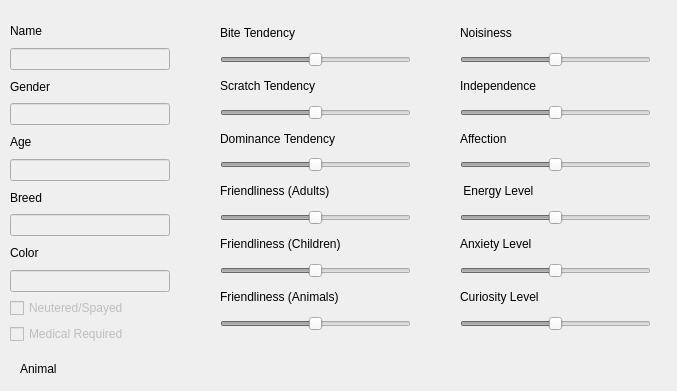
<?xml version="1.0" encoding="UTF-8"?>
<ui version="4.0">
 <class>AnimalDetailsModal</class>
 <widget class="QDialog" name="AnimalDetailsModal">
  <property name="geometry">
   <rect>
    <x>0</x>
    <y>0</y>
    <width>677</width>
    <height>391</height>
   </rect>
  </property>
  <property name="windowTitle">
   <string>Animal Details</string>
  </property>
  <widget class="QLabel" name="animalTypeLabel">
   <property name="geometry">
    <rect>
     <x>20</x>
     <y>360</y>
     <width>67</width>
     <height>17</height>
    </rect>
   </property>
   <property name="text">
    <string>Animal</string>
   </property>
  </widget>
  <widget class="QWidget" name="verticalLayoutWidget_2">
   <property name="geometry">
    <rect>
     <x>220</x>
     <y>20</y>
     <width>191</width>
     <height>311</height>
    </rect>
   </property>
   <layout class="QVBoxLayout" name="verticalLayout_2">
    <item>
     <widget class="QLabel" name="biteLabel">
      <property name="text">
       <string>Bite Tendency</string>
      </property>
     </widget>
    </item>
    <item>
     <widget class="QSlider" name="biteSlider">
      <property name="enabled">
       <bool>false</bool>
      </property>
      <property name="maximum">
       <number>10</number>
      </property>
      <property name="sliderPosition">
       <number>5</number>
      </property>
      <property name="orientation">
       <enum>Qt::Horizontal</enum>
      </property>
     </widget>
    </item>
    <item>
     <widget class="QLabel" name="scratchLabel">
      <property name="text">
       <string>Scratch Tendency</string>
      </property>
     </widget>
    </item>
    <item>
     <widget class="QSlider" name="scratchSlider">
      <property name="enabled">
       <bool>false</bool>
      </property>
      <property name="maximum">
       <number>10</number>
      </property>
      <property name="sliderPosition">
       <number>5</number>
      </property>
      <property name="orientation">
       <enum>Qt::Horizontal</enum>
      </property>
     </widget>
    </item>
    <item>
     <widget class="QLabel" name="noiseLabel">
      <property name="text">
       <string>Dominance Tendency</string>
      </property>
     </widget>
    </item>
    <item>
     <widget class="QSlider" name="dominanceSlider">
      <property name="enabled">
       <bool>false</bool>
      </property>
      <property name="maximum">
       <number>10</number>
      </property>
      <property name="sliderPosition">
       <number>5</number>
      </property>
      <property name="orientation">
       <enum>Qt::Horizontal</enum>
      </property>
     </widget>
    </item>
    <item>
     <widget class="QLabel" name="adultFriendlinessLabel">
      <property name="text">
       <string>Friendliness (Adults)</string>
      </property>
     </widget>
    </item>
    <item>
     <widget class="QSlider" name="adultFriendlinessSlider">
      <property name="enabled">
       <bool>false</bool>
      </property>
      <property name="maximum">
       <number>10</number>
      </property>
      <property name="sliderPosition">
       <number>5</number>
      </property>
      <property name="orientation">
       <enum>Qt::Horizontal</enum>
      </property>
     </widget>
    </item>
    <item>
     <widget class="QLabel" name="childFriendlinessLabel">
      <property name="text">
       <string>Friendliness (Children)</string>
      </property>
     </widget>
    </item>
    <item>
     <widget class="QSlider" name="childFriendlinessSlider">
      <property name="enabled">
       <bool>false</bool>
      </property>
      <property name="maximum">
       <number>10</number>
      </property>
      <property name="sliderPosition">
       <number>5</number>
      </property>
      <property name="orientation">
       <enum>Qt::Horizontal</enum>
      </property>
     </widget>
    </item>
    <item>
     <widget class="QLabel" name="animalFriendlinessLabel">
      <property name="text">
       <string>Friendliness (Animals)</string>
      </property>
     </widget>
    </item>
    <item>
     <widget class="QSlider" name="animalFriendlinessSlider">
      <property name="enabled">
       <bool>false</bool>
      </property>
      <property name="maximum">
       <number>10</number>
      </property>
      <property name="sliderPosition">
       <number>5</number>
      </property>
      <property name="orientation">
       <enum>Qt::Horizontal</enum>
      </property>
     </widget>
    </item>
   </layout>
  </widget>
  <widget class="QWidget" name="verticalLayoutWidget_3">
   <property name="geometry">
    <rect>
     <x>460</x>
     <y>20</y>
     <width>191</width>
     <height>311</height>
    </rect>
   </property>
   <layout class="QVBoxLayout" name="verticalLayout_3">
    <item>
     <widget class="QLabel" name="noisinessLabel">
      <property name="text">
       <string>Noisiness</string>
      </property>
     </widget>
    </item>
    <item>
     <widget class="QSlider" name="noisinessSlider">
      <property name="enabled">
       <bool>false</bool>
      </property>
      <property name="maximum">
       <number>10</number>
      </property>
      <property name="sliderPosition">
       <number>5</number>
      </property>
      <property name="orientation">
       <enum>Qt::Horizontal</enum>
      </property>
     </widget>
    </item>
    <item>
     <widget class="QLabel" name="independenceLabel">
      <property name="text">
       <string>Independence</string>
      </property>
     </widget>
    </item>
    <item>
     <widget class="QSlider" name="independenceSlider">
      <property name="enabled">
       <bool>false</bool>
      </property>
      <property name="maximum">
       <number>10</number>
      </property>
      <property name="sliderPosition">
       <number>5</number>
      </property>
      <property name="orientation">
       <enum>Qt::Horizontal</enum>
      </property>
     </widget>
    </item>
    <item>
     <widget class="QLabel" name="affectionLabel">
      <property name="text">
       <string>Affection</string>
      </property>
     </widget>
    </item>
    <item>
     <widget class="QSlider" name="affectionSlider">
      <property name="enabled">
       <bool>false</bool>
      </property>
      <property name="maximum">
       <number>10</number>
      </property>
      <property name="sliderPosition">
       <number>5</number>
      </property>
      <property name="orientation">
       <enum>Qt::Horizontal</enum>
      </property>
     </widget>
    </item>
    <item>
     <widget class="QLabel" name="energyLabel">
      <property name="text">
       <string> Energy Level</string>
      </property>
     </widget>
    </item>
    <item>
     <widget class="QSlider" name="energySlider">
      <property name="enabled">
       <bool>false</bool>
      </property>
      <property name="maximum">
       <number>10</number>
      </property>
      <property name="sliderPosition">
       <number>5</number>
      </property>
      <property name="orientation">
       <enum>Qt::Horizontal</enum>
      </property>
     </widget>
    </item>
    <item>
     <widget class="QLabel" name="anxietyLabel">
      <property name="text">
       <string>Anxiety Level</string>
      </property>
     </widget>
    </item>
    <item>
     <widget class="QSlider" name="anxietySlider">
      <property name="enabled">
       <bool>false</bool>
      </property>
      <property name="maximum">
       <number>10</number>
      </property>
      <property name="sliderPosition">
       <number>5</number>
      </property>
      <property name="orientation">
       <enum>Qt::Horizontal</enum>
      </property>
     </widget>
    </item>
    <item>
     <widget class="QLabel" name="curiosityLabel">
      <property name="text">
       <string>Curiosity Level</string>
      </property>
     </widget>
    </item>
    <item>
     <widget class="QSlider" name="curiositySlider">
      <property name="enabled">
       <bool>false</bool>
      </property>
      <property name="maximum">
       <number>10</number>
      </property>
      <property name="sliderPosition">
       <number>5</number>
      </property>
      <property name="orientation">
       <enum>Qt::Horizontal</enum>
      </property>
     </widget>
    </item>
   </layout>
  </widget>
  <widget class="QWidget" name="verticalLayoutWidget">
   <property name="geometry">
    <rect>
     <x>10</x>
     <y>20</y>
     <width>160</width>
     <height>324</height>
    </rect>
   </property>
   <layout class="QVBoxLayout" name="verticalLayout">
    <item>
     <widget class="QLabel" name="nameLabel">
      <property name="text">
       <string>Name</string>
      </property>
     </widget>
    </item>
    <item>
     <widget class="QLineEdit" name="nameEdit">
      <property name="enabled">
       <bool>false</bool>
      </property>
     </widget>
    </item>
    <item>
     <widget class="QLabel" name="genderLabel">
      <property name="text">
       <string>Gender</string>
      </property>
     </widget>
    </item>
    <item>
     <widget class="QLineEdit" name="genderEdit">
      <property name="enabled">
       <bool>false</bool>
      </property>
     </widget>
    </item>
    <item>
     <widget class="QLabel" name="ageLabel">
      <property name="text">
       <string>Age</string>
      </property>
     </widget>
    </item>
    <item>
     <widget class="QLineEdit" name="ageEdit">
      <property name="enabled">
       <bool>false</bool>
      </property>
     </widget>
    </item>
    <item>
     <widget class="QLabel" name="breedLabel">
      <property name="text">
       <string>Breed</string>
      </property>
     </widget>
    </item>
    <item>
     <widget class="QLineEdit" name="breedEdit">
      <property name="enabled">
       <bool>false</bool>
      </property>
     </widget>
    </item>
    <item>
     <widget class="QLabel" name="colorLabel">
      <property name="text">
       <string>Color</string>
      </property>
     </widget>
    </item>
    <item>
     <widget class="QLineEdit" name="colorEdit">
      <property name="enabled">
       <bool>false</bool>
      </property>
     </widget>
    </item>
    <item>
     <widget class="QCheckBox" name="neuteredCheckBox">
      <property name="enabled">
       <bool>false</bool>
      </property>
      <property name="text">
       <string>Neutered/Spayed</string>
      </property>
     </widget>
    </item>
    <item>
     <widget class="QCheckBox" name="medicalCheckbox">
      <property name="enabled">
       <bool>false</bool>
      </property>
      <property name="text">
       <string>Medical Required</string>
      </property>
     </widget>
    </item>
   </layout>
  </widget>
 </widget>
 <resources/>
 <connections/>
</ui>
